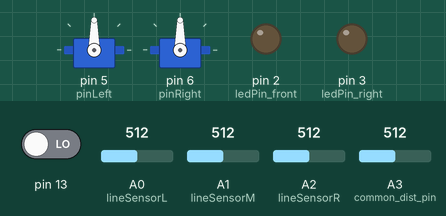
This sketch was run on a simulated Arduino Uno, built with avr-gcc and run on an emulated ATmega328P. Shown: 2 × servo, output pins drawn as LEDs (lit = HIGH). The test bench sets the inputs (shaded band); at power-on: pin 13 LOW, A0 (lineSensorL) = 512, A2 (lineSensorR) = 512, A1 (lineSensorM) = 512, A3 (common_dist_pin) = 512. Pins used as bus, display or sensor lines are not drawn.

Above: at 1.2 s.
1.3 s: pin 13 driven HIGH
At 2.1 s:
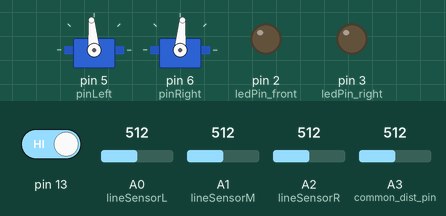
3.0 s: A0 (lineSensorL) set to 490
At 3.7 s:
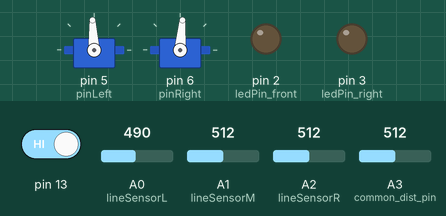
4.5 s: A2 (lineSensorR) set to 490
At 4.8 s:
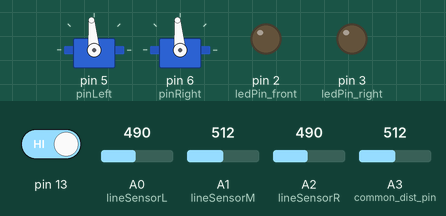
Timing chart, 0 to 7.5 s (numbered marks = the images above; inputs shaded):
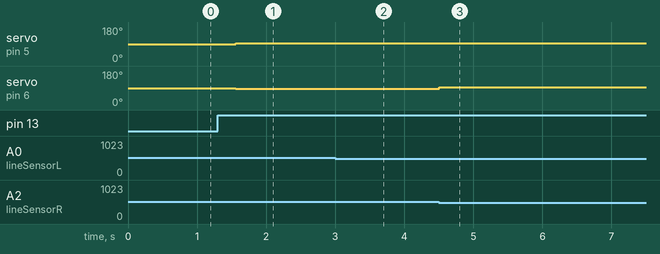

Measured:
- after the input at 1.3 s, servo on pin 5 (pinLeft): 90° → 95° after 0.26 s; servo on pin 6 (pinRight): 90° → 85° after 0.26 s
- after the input at 3.0 s, servo on pin 5 (pinLeft): 95° → 93° at once
- after the input at 4.5 s, servo on pin 5 (pinLeft): 93° → 95° at once; servo on pin 6 (pinRight): 85° → 95° at once

The sketch:

robot-detection-new.ino
```cpp
/**
 * A demonstration for robot detection
*/

#include <Servo.h>
#include "stdlib.h"

#define slow_R 88
#define slow_L 92
#define med_R 87
#define med_L 93
#define med_fast_R 85
#define med_fast_L 95
#define fast_R 0
#define fast_L 180

#define back_slow_R 92
#define back_slow_L 88
#define back_med_R 93
#define back_med_L 87
#define back_med_fast_R 95
#define back_med_fast_L 85
#define back_fast_R 180
#define back_fast_L 0

#define left_to 500
#define mid_to 500
#define right_to 500

// dist sensors thresholds
#define distLow 180  //far
#define distHigh 575 //close

#define frontDistLow 180  //far
#define frontDistHigh 280 //close

int sampler = 5;
int sampler2 = 5; //8

int start = 0;

Servo left;
Servo right;
int pinLeft = 5;
int pinRight = 6;
int lineSensorL = A0;
int lineSensorM = A1;
int lineSensorR = A2;
int LSL;
int LSM;
int LSR;
int intersectFlag = 0;
int turnDirection = 0; // 0 is left, 1 is right.

// dist sensors
int common_dist_pin = A3;
int distFront = 0;
int distBack = 0;
int distRight = 0;

//  IR sensors
int irFront = 0;
int irBack = 0;
int irLeft = 0;
int irRight = 0;

// mux control pins
int mux_a = 7;
int mux_b = 8;
int mux_c = 9;

int ledPin_front = 2;
int ledPin_right = 3;

void leftForward(int speed)
{
  left.write(speed);
}

void rightForward(int speed)
{
  right.write(speed);
}

void leftStop()
{
  left.write(90);
}

void rightStop()
{
  right.write(90);
}

void robotForward()
{
  leftForward(med_fast_L);
  rightForward(med_fast_R);
}

void robotStop()
{
  leftStop();
  rightStop();
  //delay(200);
}

void pd_followLine()
{
  //working slow settings:
  // 0.9, 85 +/- 5

  int KD = 0.9;
  int tempspeed;

  checkSensors();
  // right drifts onto white
  if (LSR < 500)
  {
    int rdiff = (850 - LSR) / 850;
    int tempspeed = 87 + rdiff * KD * 3;
    right.write(tempspeed);
  }
  else if (LSL < 500)
  {
    int ldiff = (800 - LSL) / 800;
    int tempspeed = 93 - ldiff * KD * 3;
    left.write(tempspeed);
  }
  else
  {
    leftForward(med_fast_L);
    rightForward(med_fast_R);
  }
}

/* Check whether the robot is at an intersect;
   set intersectFlag = 1 if true */
void checkIntersect()
{
  checkSensors();
  if (LSL < left_to && LSR < right_to)
  {
    intersectFlag = 1;
  }
}

void pivotLeft()
{
  rightForward(med_R);
  leftForward(med_L);
  delay(300);
  robotStop();
  rightForward(med_R);
  leftForward(back_med_L);
  delay(300);

  int ready = 0;
  while (ready != sampler2)
  {
    ready += checkLine();
  }
  intersectFlag = 0;
}

void turnLeft()
{
  delay(60);
  robotStop();
  rightForward(med_R);
  leftForward(back_slow_L);
  delay(50);

  int ready = 0;
  while (ready != sampler2)
  {
    ready += checkLine();
  }
  intersectFlag = 0;
}

void pivotRight()
{
  rightForward(med_R);
  leftForward(med_L);
  delay(300);
  robotStop();
  leftForward(med_L);
  rightForward(back_med_R);
  delay(300);

  int ready = 0;
  while (ready != sampler2)
  {
    ready += checkLine();
  }
  intersectFlag = 0;
}

void turnRight()
{
  delay(60);
  robotStop();
  leftForward(med_L);
  rightForward(back_slow_R);
  delay(50);

  int ready = 0;
  while (ready != sampler2)
  {
    ready += checkLine();
  }
  //delay(50);
  intersectFlag = 0;
}

void turn(int direction)
{
  if (!direction)
  {
    turnLeft();
  }
  else
    turnRight();
}

/* Check whether robot is on a straight line;
   Return 1 if true, 0 if false */
int checkLine()
{
  checkSensors();
  if (LSL > left_to && LSM < mid_to && LSR > right_to)
  {
    return 1;
  }
  else
    return 0;
}

/* Get the averaged readings from line sensors (for line following) */
void checkSensors()
{
  int av_L = 0;
  int av_R = 0;
  int av_M = 0;
  int sampler = 4;

  for (int x = 0; x < sampler; x++)
  {
    av_L += analogRead(lineSensorL);
    av_M += analogRead(lineSensorM);
    av_R += analogRead(lineSensorR);
  }

  LSL = av_L / sampler;
  LSM = av_M / sampler;
  LSR = av_R / sampler;
}

/* Get the readings from distance sensors (for wall detection)*/
void checkDistSensors()
{
  int ready = 0;
  while (ready < sampler)
  {

    // SWEEP PIN:
    // FRONT MUX = 2
    // RIGHT MUX = 1
    // BACK MUX =  0
    digitalWrite(mux_a, LOW);
    digitalWrite(mux_b, HIGH);
    digitalWrite(mux_c, LOW);
    distFront += analogRead(A3);
    digitalWrite(mux_a, LOW);
    digitalWrite(mux_b, LOW);
    digitalWrite(mux_c, LOW);
    distBack += analogRead(A3);
    digitalWrite(mux_a, HIGH);
    digitalWrite(mux_b, LOW);
    digitalWrite(mux_c, LOW);
    distRight += analogRead(A3);
    ready += 1;
  }
  distFront = distFront / sampler;
  distBack = distBack / sampler;
  distRight = distRight / sampler;
}

/* Get the readings from IR sensors (for robot detection)*/
void checkIR()
{
  // FRONT MUX = 4
  // RIGHT MUX = 6
  // LEFT MUX = 7
  // AFT MUX = 5
  digitalWrite(mux_a, LOW);
  digitalWrite(mux_b, LOW);
  digitalWrite(mux_c, HIGH);
  irFront = analogRead(A3);
  digitalWrite(mux_a, LOW);
  digitalWrite(mux_b, HIGH);
  digitalWrite(mux_c, HIGH);
  irRight = analogRead(A3);
  digitalWrite(mux_a, HIGH);
  digitalWrite(mux_b, HIGH);
  digitalWrite(mux_c, HIGH);
  irLeft = analogRead(A3);
  digitalWrite(mux_a, HIGH);
  digitalWrite(mux_b, LOW);
  digitalWrite(mux_c, HIGH);
  irBack = analogRead(A3);
}

/* Check if there are walls around the robot; make it react accordingly */
void checkWall()
{

  checkDistSensors();
  // all walls
  if ((distRight < distHigh && distRight > distLow) && (distFront > 235) && (distBack < distHigh && distBack > distLow))
  {
    pivot180();
  }
  //wall on right and in front
  else if ((distRight < distHigh && distRight > distLow) && (distFront > 235))
  {
    //rotate left 90
    digitalWrite(ledPin_front, HIGH);
    digitalWrite(ledPin_right, HIGH);
    pivotLeft();
    digitalWrite(ledPin_front, LOW);
    digitalWrite(ledPin_right, LOW);
  }
  else if ((distRight < distHigh && distRight > distLow) && (distFront < 235))
  {
    //go straight
    digitalWrite(ledPin_right, HIGH);
    pd_followLine();
    digitalWrite(ledPin_right, LOW);
  }

  //no wall on right and wall in front
  else if ((distRight > distHigh || distRight < distLow) && (distFront > 235))
  {
    //take a right turn
    digitalWrite(ledPin_front, HIGH);
    pivotRight();
    digitalWrite(ledPin_front, LOW);
  }
  // no wall on right, no wall in front
  else
  {
    //go forward
    pd_followLine();
  }
}

void pivot180()
{
  leftForward(med_fast_L);
  rightForward(back_med_fast_R);
  delay(400);
  int ready = 0;
  while (ready != sampler2)
  {
    ready += checkLine();
  }
  intersectFlag = 0;
}

void spinner()
{
  pd_followLine();
  checkIntersect();
  if (intersectFlag)
  {
    pivot180();
  }
}

void setup()
{
  //Pin Setup
  Serial.begin(9600);
  left.attach(pinLeft);
  right.attach(pinRight);
  pinMode(mux_a, OUTPUT);
  pinMode(mux_b, OUTPUT);
  pinMode(mux_c, OUTPUT);
  pinMode(ledPin_right, OUTPUT);
  pinMode(ledPin_front, OUTPUT);
  pinMode(13, INPUT);

  //Motor Setup
  leftStop();
  rightStop();
}


/******************************* Robot Detection ******************************/

//IR robot detection sensor threshold
#define robotDetectThreshold 700 // if >700, there's robot; if < then no

/** Returns 1 if any robot is detected in any direction (front, left, or right),
 * 0 if none detected
 */
int robotDetect() {
  if ( (irFront >= robotDetectThreshold) || (irLeft >= robotDetectThreshold) ||
    (irRight >= robotDetectThreshold) || (irBack >= robotDetectThreshold) ) {
      return 1;
    } else {
      return 0;
    }
}

/** If other robots detected, then stop and wait until they go out of range
 *
 * To use this function, simply insert it before any robot movement function
 */
void robotWait() {
  while (robotDetect() == 1); //todo: maybe light up LED indicator during waiting
  return;
}

void loop() {
  if (digitalRead(13) == 1) {
    start = 1;
    delay(250);
  }

  if (start) {
    while (1) {
      robotWait();
      checkIntersect();
      pd_followLine();
      if (intersectFlag) {
        checkWall();
        intersectFlag = 0;
      }
    }
  }
}

/******************************* Robot Detection ******************************/
```
